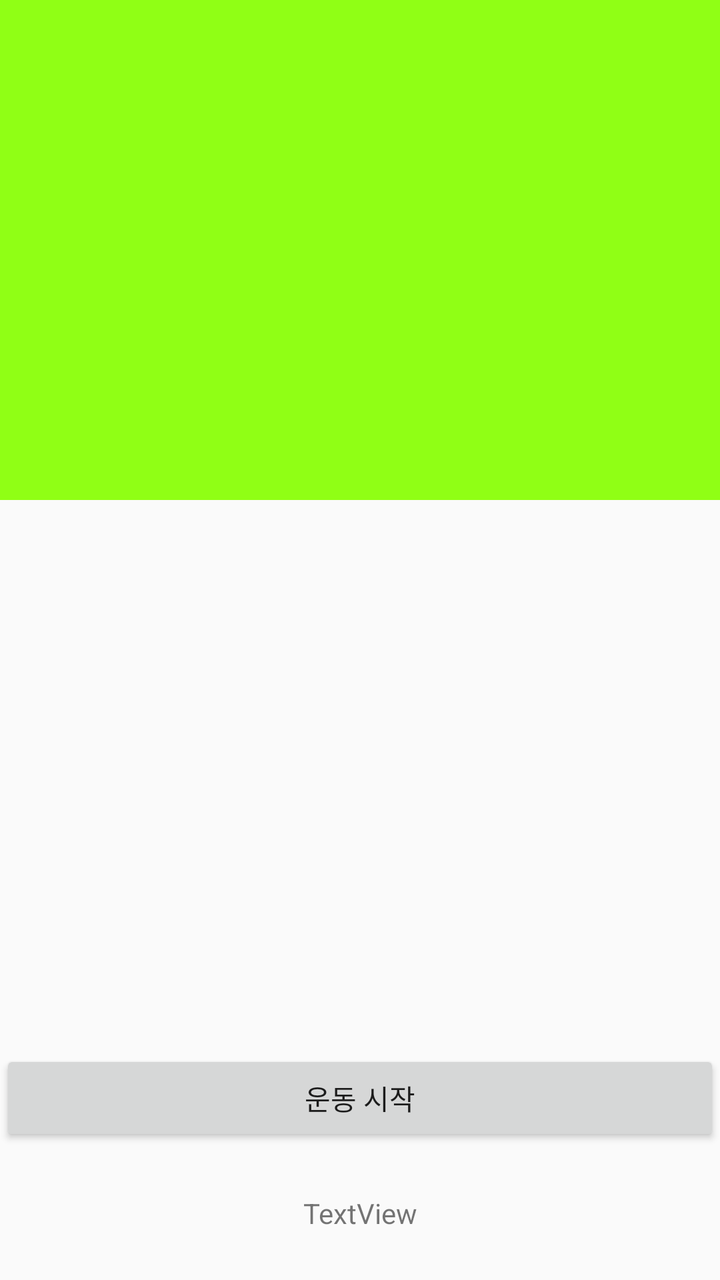
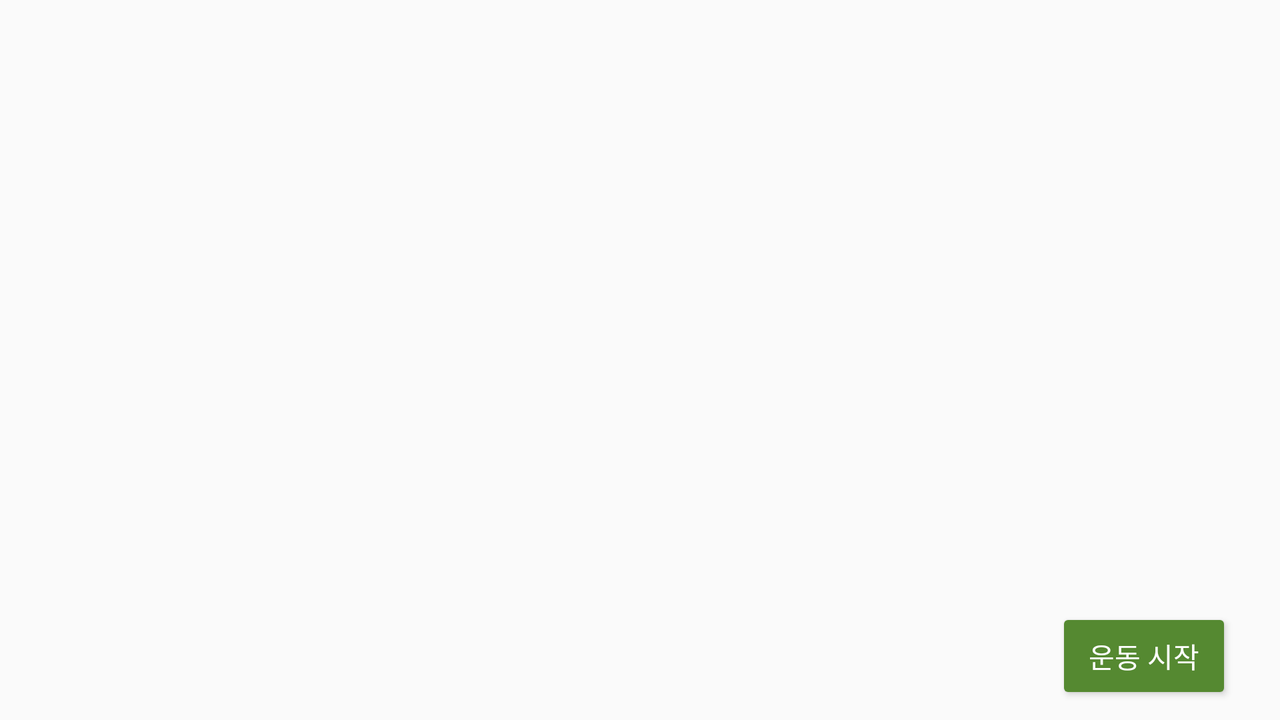

An Android layout and its configuration variant, each rendered on a device that would load it. The default file and the variant file are quoted in full after the pictures.
<!-- AndroidManifest.xml: application theme AppTheme -->
<!-- res/layout/activity_unity.xml -->
<?xml version="1.0" encoding="utf-8"?>
<android.support.constraint.ConstraintLayout xmlns:android="http://schemas.android.com/apk/res/android"
    xmlns:app="http://schemas.android.com/apk/res-auto"
    android:keepScreenOn="true"
    android:layout_width="match_parent"
    android:layout_height="match_parent">

    <FrameLayout
        android:id="@+id/frame_layout_for_unity_player"
        android:layout_width="match_parent"
        android:layout_height="250dp"
        android:background="#ff90ff15"
        app:layout_constraintEnd_toEndOf="parent"
        app:layout_constraintStart_toStartOf="parent"
        app:layout_constraintTop_toTopOf="parent" />

    <Button
        android:id="@+id/start_exercise"
        android:layout_width="0dp"
        android:layout_height="wrap_content"
        android:layout_gravity="bottom|center_horizontal"
        android:layout_marginBottom="24dp"
        android:text="운동 시작"
        app:layout_constraintBottom_toTopOf="@+id/count_text_view_unity"
        app:layout_constraintEnd_toEndOf="parent"
        app:layout_constraintStart_toStartOf="parent" />


    <TextView
        android:id="@+id/count_text_view_unity"
        android:layout_width="wrap_content"
        android:layout_height="wrap_content"
        android:layout_marginBottom="24dp"
        android:text="TextView"
        app:layout_constraintBottom_toBottomOf="parent"
        app:layout_constraintEnd_toEndOf="parent"
        app:layout_constraintHorizontal_bias="0.5"
        app:layout_constraintStart_toStartOf="parent" />


</android.support.constraint.ConstraintLayout>
<!-- resources referenced by this layout -->
<resources>
  <style name="AppTheme" parent="Theme.AppCompat.Light.NoActionBar">
          
          <item name="colorPrimary">@color/colorPrimary</item>
          <item name="colorPrimaryDark">@color/colorPrimaryDark</item>
          <item name="colorAccent">@color/colorAccent</item>
  
      </style>
  <color name="colorPrimary">#FFDDDD</color>
  <color name="colorPrimaryDark">#93D06B</color>
  <color name="colorAccent">#558931</color>
</resources>
<!-- res/layout-land/activity_unity.xml (the repository's variant of the layout above) -->
<!-- drawn on the phone turned sideways -->
<?xml version="1.0" encoding="utf-8"?>
<android.support.constraint.ConstraintLayout xmlns:android="http://schemas.android.com/apk/res/android"
    xmlns:app="http://schemas.android.com/apk/res-auto"
    android:layout_width="match_parent"
    android:layout_height="match_parent"
    android:keepScreenOn="true">

    <FrameLayout
        android:id="@+id/frame_layout_for_unity_player"
        android:layout_width="0dp"
        android:layout_height="0dp"
        android:background="#ff90ff15"
        app:layout_constraintBottom_toBottomOf="parent"
        app:layout_constraintEnd_toEndOf="parent"
        app:layout_constraintLeft_toLeftOf="parent"
        app:layout_constraintTop_toTopOf="parent" />

    <Button
        android:id="@+id/start_exercise"
        android:layout_width="wrap_content"
        android:layout_height="wrap_content"
        android:layout_gravity="bottom|center_horizontal"
        android:layout_marginBottom="8dp"
        android:layout_marginEnd="24dp"
        android:text="@string/start_button"
        android:textColor="@color/colorWhite"
        android:theme="@style/MainColorButton"
        app:layout_constraintBottom_toBottomOf="parent"
        app:layout_constraintEnd_toEndOf="parent" />

    <Button
        android:id="@+id/end_exercise"
        android:layout_width="wrap_content"
        android:layout_height="wrap_content"
        android:layout_gravity="bottom|center_horizontal"
        android:layout_marginBottom="8dp"
        android:layout_marginEnd="24dp"
        android:text="@string/end_button"
        android:textColor="@color/colorWhite"
        android:theme="@style/MainColorButton"
        android:visibility="gone"
        app:layout_constraintBottom_toBottomOf="parent"
        app:layout_constraintEnd_toEndOf="parent" />

    <Button
        android:id="@+id/stop_exercise"
        android:layout_width="wrap_content"
        android:layout_height="wrap_content"
        android:layout_gravity="bottom|center_horizontal"
        android:layout_marginBottom="8dp"
        android:text="@string/stop_button"
        android:textColor="@color/colorWhite"
        android:theme="@style/MainColorButton"
        android:visibility="gone"
        app:layout_constraintBottom_toBottomOf="parent"
        app:layout_constraintEnd_toEndOf="parent"
        app:layout_constraintStart_toStartOf="parent" />


</android.support.constraint.ConstraintLayout>
<!-- resources referenced by the variant -->
<!-- as the phone turned sideways resolves them -->
<resources>
  <color name="colorWhite">#FFFFFF</color>
  <string name="end_button">운동 그만하기</string>
  <string name="start_button">운동 시작</string>
  <string name="stop_button">운동 종료</string>
  <style name="MainColorButton" parent="Theme.AppCompat.Light">
          <item name="colorControlHighlight">#FFFFFF</item>
          <item name="colorButtonNormal">@color/colorAccent</item>
      </style>
  <style name="AppTheme" parent="Theme.AppCompat.Light.NoActionBar">
          
          <item name="colorPrimary">@color/colorPrimary</item>
          <item name="colorPrimaryDark">@color/colorPrimaryDark</item>
          <item name="colorAccent">@color/colorAccent</item>
  
      </style>
  <color name="colorAccent">#558931</color>
  <color name="colorPrimary">#FFDDDD</color>
  <color name="colorPrimaryDark">#93D06B</color>
</resources>
